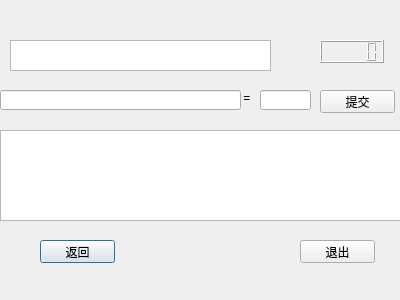
<?xml version="1.0" encoding="UTF-8"?>
<ui version="4.0">
 <class>SimChinese</class>
 <widget class="QDialog" name="SimChinese">
  <property name="geometry">
   <rect>
    <x>0</x>
    <y>0</y>
    <width>400</width>
    <height>300</height>
   </rect>
  </property>
  <property name="windowTitle">
   <string>Dialog</string>
  </property>
  <widget class="QPushButton" name="pushButton">
   <property name="geometry">
    <rect>
     <x>40</x>
     <y>240</y>
     <width>75</width>
     <height>23</height>
    </rect>
   </property>
   <property name="text">
    <string>返回</string>
   </property>
  </widget>
  <widget class="QPushButton" name="pushButton_3">
   <property name="geometry">
    <rect>
     <x>320</x>
     <y>90</y>
     <width>75</width>
     <height>23</height>
    </rect>
   </property>
   <property name="text">
    <string>提交</string>
   </property>
  </widget>
  <widget class="QPushButton" name="pushButton_2">
   <property name="geometry">
    <rect>
     <x>300</x>
     <y>240</y>
     <width>75</width>
     <height>23</height>
    </rect>
   </property>
   <property name="text">
    <string>退出</string>
   </property>
  </widget>
  <widget class="QLCDNumber" name="lcdNumber">
   <property name="geometry">
    <rect>
     <x>320</x>
     <y>40</y>
     <width>64</width>
     <height>23</height>
    </rect>
   </property>
  </widget>
  <widget class="QLineEdit" name="lineEdit_2">
   <property name="geometry">
    <rect>
     <x>260</x>
     <y>90</y>
     <width>51</width>
     <height>20</height>
    </rect>
   </property>
  </widget>
  <widget class="QTextEdit" name="textEdit">
   <property name="geometry">
    <rect>
     <x>0</x>
     <y>130</y>
     <width>401</width>
     <height>91</height>
    </rect>
   </property>
  </widget>
  <widget class="QLabel" name="label">
   <property name="geometry">
    <rect>
     <x>240</x>
     <y>90</y>
     <width>21</width>
     <height>16</height>
    </rect>
   </property>
   <property name="text">
    <string> =</string>
   </property>
  </widget>
  <widget class="QLineEdit" name="lineEdit">
   <property name="geometry">
    <rect>
     <x>0</x>
     <y>90</y>
     <width>241</width>
     <height>20</height>
    </rect>
   </property>
  </widget>
  <widget class="QTextEdit" name="textEdit_2">
   <property name="geometry">
    <rect>
     <x>10</x>
     <y>40</y>
     <width>261</width>
     <height>31</height>
    </rect>
   </property>
  </widget>
 </widget>
 <resources/>
 <connections/>
</ui>
